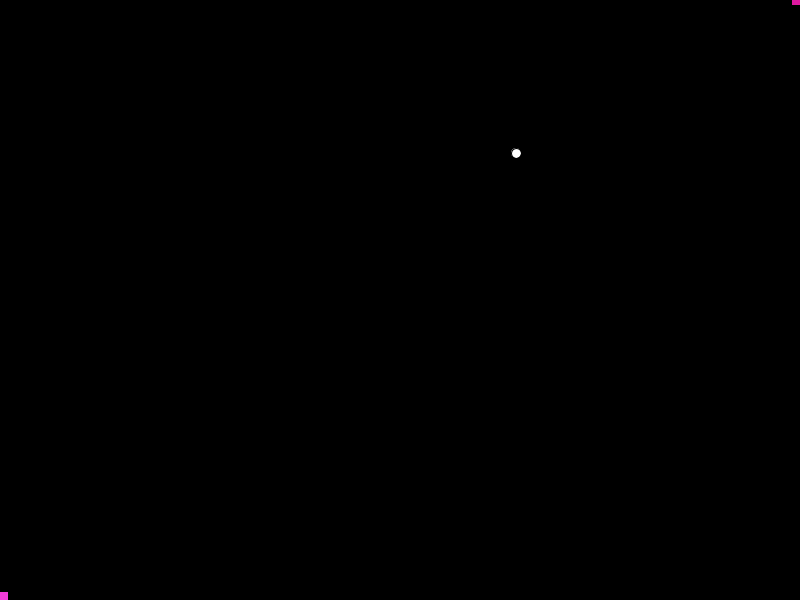
Frame 1 (no input)
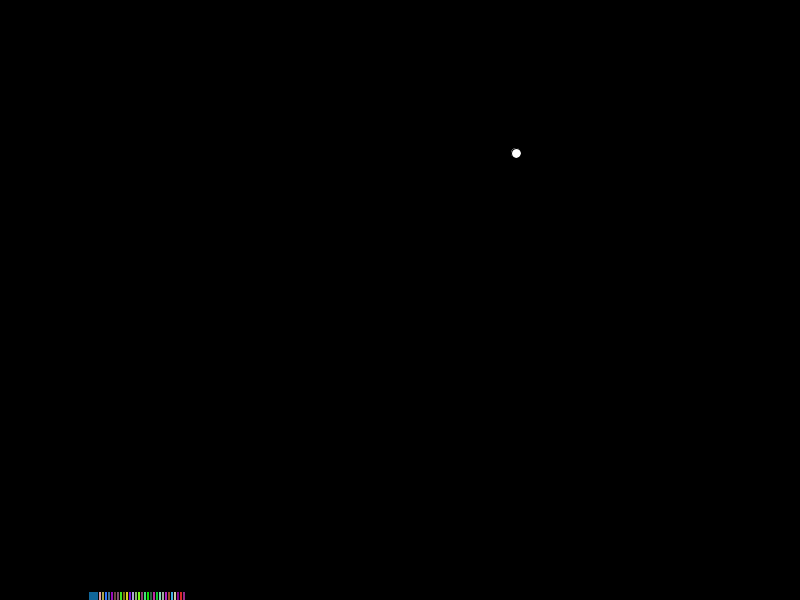
Frame 60 (the mouse pressed at the canvas centre just before this capture)
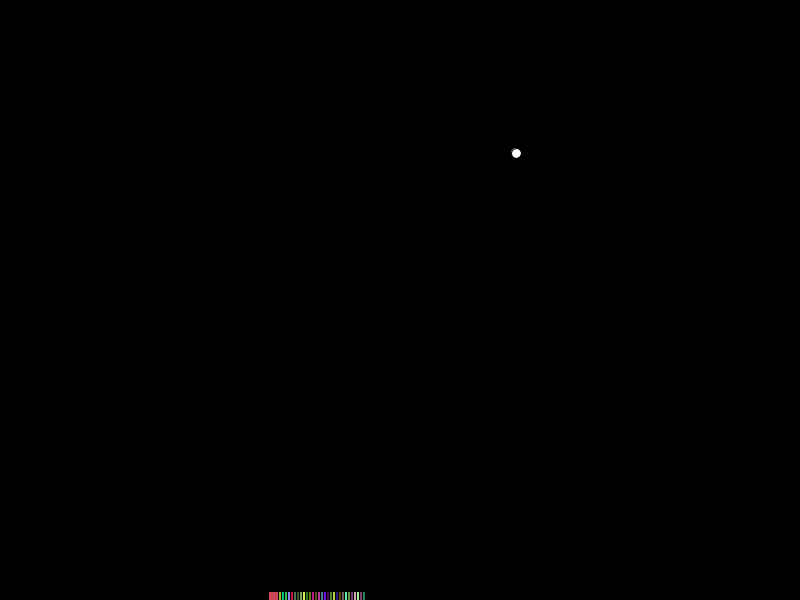
Frame 120 (the mouse held since frame 60 and released just before this capture)

The Processing sketch that drew these frames (run headless with seeded random() and noise(); from frame 60 on, the mouse is pressed at the canvas centre):

// Processing sketch: processing_91090
// ── processing_91090.pde

int longsnake = 30;
int foodX = int(random(267))*3;
int foodY = int(random(200))*3;
boolean moveleft = false;
boolean moveright = true;
boolean moveup = false;
boolean movedown = false;

int[][] snakepos = new int[10000][2];
void setup() {
  size(800,600);
}
void draw() {
  background(0);
  for(int a = longsnake-1; a>0; a--) {
    snakepos[a][0] = snakepos[a-1][0];
    snakepos[a][1] = snakepos[a-1][1];
  }
  if(moveleft == true) { //movement
    snakepos[0][0] -= 3;
  } else if(moveright == true) {
    snakepos[0][0] += 3;
  } else if(moveup == true) {
    snakepos[0][1] -= 3;
  } else if(movedown == true) {
    snakepos[0][1] += 3;
  }
  for (int c = 0; c < longsnake; c++) {
  if(snakepos[c][0] <= 0) { //limitations, makes snake start at bottom
    snakepos[c][0] = 796;
  } else if (snakepos[c][0] >= 797) {
    snakepos[c][0] = 3;
  } else if (snakepos[c][1] <= 0) {
    snakepos[c][1] = 596;
  } else if (snakepos[c][1] >= 597) {
    snakepos[c][1] = 3;
  }
  }
  for(int b = 0; b<longsnake; b++) { //formation
  fill(int(random(255)),int(random(255)),int(random(255)));
  rectMode(CENTER);
  rect(snakepos[b][0], snakepos[b][1], 10, 10);
  }
  fill(255);
  ellipseMode(CENTER);
  ellipse(foodX,foodY,10,10);
  for(int d = 0; d<longsnake-1; d++)
  {
    if (snakepos[0][0] <= foodX + 7 && snakepos[0][0] >= foodX - 7 && snakepos[0][1] <= foodY + 7 && snakepos[0][1] >= foodY - 7) // 5 for leniency
    {
      longsnake += 20;
      println("test");
      foodX = int(random(267))*3;
      foodY = int(random(200))*3;

    }
    if (snakepos[d][0] <= foodX + 5 && snakepos[d][0] >= foodX - 5 && snakepos[d][1] <= foodY + 5 && snakepos[d][1] >= foodY - 5)
    {
      foodX = int(random(267))*3;
      foodY = int(random(200))*3;
    }
  }
  
  for(int e = 3; e<longsnake; e++){
    if (snakepos[0][0] <= snakepos[e][0] + 2 && snakepos[0][0] >= snakepos[e][0] - 2 && snakepos[0][1] <= snakepos[e][1] + 5 && snakepos[0][1] >= snakepos[e][1] - 5)
    {
      longsnake = e;
    }
  }
  
}


void keyPressed() {
  if ((key == 'a' || key == 'A') && moveright == false) {
   moveleft = true;
   movedown = false;
   moveup = false;
 }
 
  if ((key == 'w' || key == 'W') && movedown == false) {
   moveleft = false;
   moveright = false;
   moveup = true;
 }
 
  if ((key == 's' || key == 'S') && moveup == false) {
   moveleft = false;
   moveright = false;
   movedown = true;
 }
 
  if ((key == 'd' || key == 'D') && moveleft == false) {
   moveup = false;
   moveright = true;
   movedown = false;
 }

}
